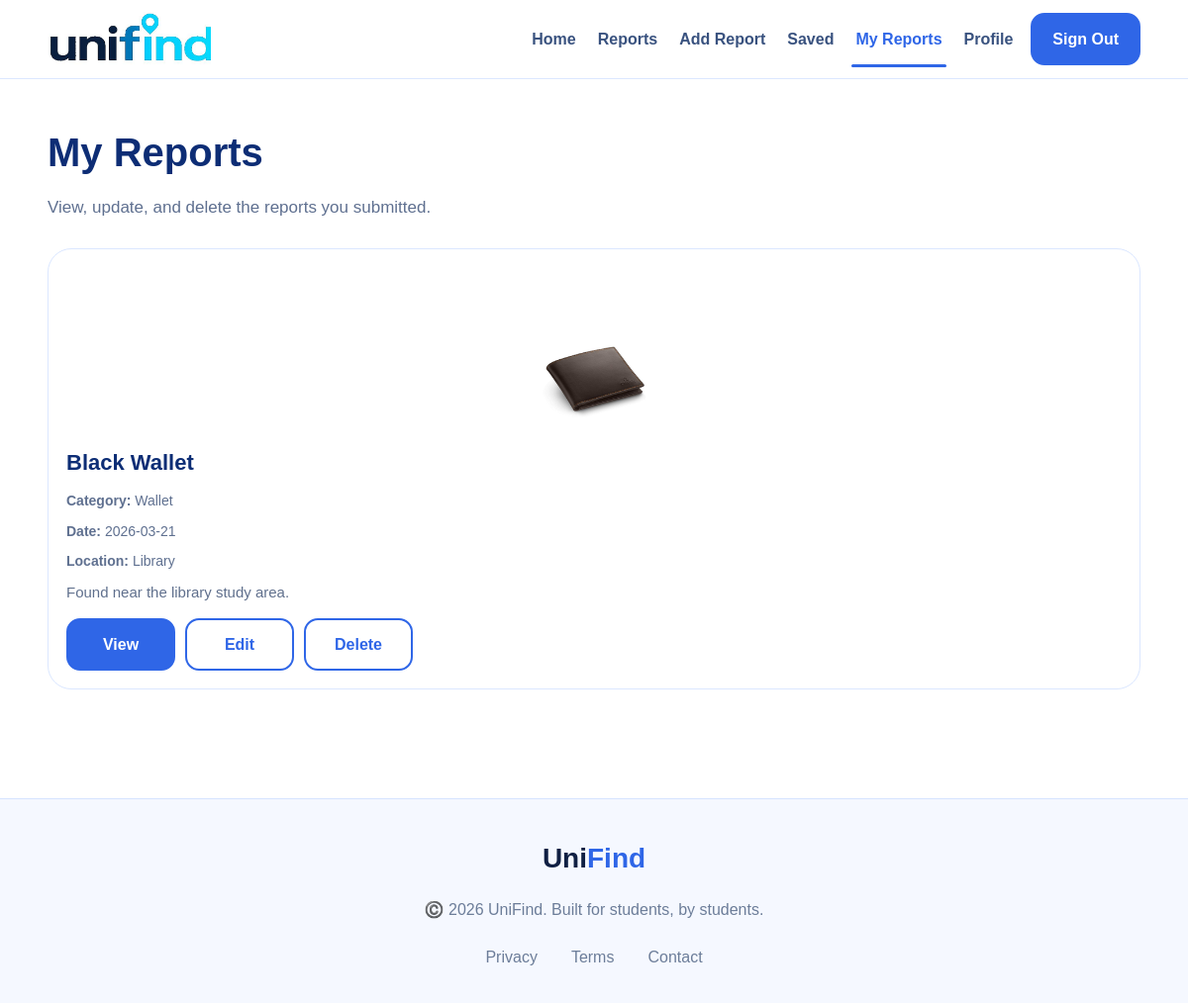
The page /my-reports.php (signed in) on the database its author committed.
### tables this page shows
CREATE TABLE `reports` (
  `reportID` int(11) NOT NULL,
  `item_name` varchar(100) NOT NULL,
  `description` text,
  `date` date NOT NULL,
  `location` varchar(150) DEFAULT NULL,
  `imageURL` varchar(255) NOT NULL,
  `phone` varchar(15) NOT NULL,
  `userID` int(11) NOT NULL,
  `catID` int(11) NOT NULL,
  `adminID` int(11) DEFAULT NULL
);

CREATE TABLE `categories` (
  `catID` int(11) NOT NULL,
  `catName` varchar(50) NOT NULL
);

### my-reports.php (the view, shortened to what this page needs)
<?php
include 'db.php';
$userID = $_SESSION['userID'];
$stmt = $conn->prepare("
    SELECT
        r.reportID,
        r.item_name,
        r.description,
        r.date,
        r.location,
        r.imageURL,
        r.phone,
        c.catName
    FROM reports r
    JOIN categories c ON r.catID = c.catID
    WHERE r.userID = ?
    ORDER BY r.date DESC, r.reportID DESC
");
$stmt->bind_param("i", $userID);
$stmt->execute();
$reports = $stmt->get_result();
?>
<!doctype html>
<html lang="en">
  <head>
    <link rel="stylesheet" href="styles.css" />
  </head>
  <body data-page="my-reports">
    <header class="main-header">
      <div class="container navbar">
        <a href="index.php" class="logo">
          <img src="images/logo.jpeg" alt="Unified Logo" class="logo-rect" />
        </a>
        <nav class="nav-links nav-links-full">
          <a href="index.php" class="nav-link-text">Home</a>
          <a href="reports.php" class="nav-link-text">Reports</a>
          <a href="add-report.php" class="nav-link-text">Add Report</a>
          <a href="saved.php" class="nav-link-text">Saved</a>
          <a href="my-reports.php" class="nav-link-text active-link">My Reports</a>
          <a href="profile.php" class="nav-link-text">Profile</a>
          <a href="logout.php" class="nav-btn primary-btn">Sign Out</a>
        </nav>
      </div>
    </header>
    <main class="reports-page">
      <div class="container">
        <div class="page-heading">
          <h1>My Reports</h1>
          <p>View, update, and delete the reports you submitted.</p>
        </div>
        <section>
          <div id="myReportsList" class="reports-grid">
            <?php if ($reports->num_rows > 0): ?>
              <?php while ($report = $reports->fetch_assoc()): ?>
                <div class="report-card">
                  <img
                    src="<?php echo htmlspecialchars($report['imageURL']); ?>"
                    alt="<?php echo htmlspecialchars($report['item_name']); ?>"
                  />
                  <h3><?php echo htmlspecialchars($report['item_name']); ?></h3>
                  <div class="meta">
                    <strong>Category:</strong>
                    <?php echo htmlspecialchars($report['catName']); ?>
                  </div>
                  <div class="meta">
                    <strong>Date:</strong>
                    <?php echo htmlspecialchars($report['date']); ?>
                  </div>
                  <div class="meta">
                    <strong>Location:</strong>
                    <?php echo htmlspecialchars($report['location']); ?>
                  </div>
                  <p><?php echo htmlspecialchars($report['description']); ?></p>
                  <div class="actions">
                    <a
                      href="report-details.php?id=<?php echo $report['reportID']; ?>"
                      class="primary-btn"
                    >
                      View
                    </a>
                    <a
                      href="edit-report.php?id=<?php echo $report['reportID']; ?>"
                      class="secondary-btn"
                    >
                      Edit
                    </a>
                    <a
                      href="delete-report.php?id=<?php echo $report['reportID']; ?>"
                      class="secondary-btn"
                      onclick="return confirm('Are you sure you want to delete this report?');"
                    >
                      Delete
                    </a>
                  </div>
                </div>
              <?php endwhile; ?>
            <?php else: ?>
              <div class="empty-state">You have not submitted any reports yet.</div>
            <?php endif; ?>
          </div>
        </section>
      </div>
    </main>
    <footer class="site-footer clean-footer">
      <div class="container clean-footer-content">
        <h3>
          <span class="footer-dark">Uni</span><span class="footer-blue">Find</span>
        </h3>
        <p>©️ 2026 UniFind. Built for students, by students.</p>
        <div class="clean-footer-links">
          <a href="#">Privacy</a>
          <a href="#">Terms</a>
          <a href="#">Contact</a>
        </div>
      </div>
    </footer>
  </body>
</html>

### styles.css (style rules this page uses)
* { box-sizing: border-box; }
html { scroll-behavior: smooth; }
body { margin: 0; font-family: Arial, sans-serif; background: #ffffff; color: #102043; line-height: 1.6; }
a { text-decoration: none; color: inherit; }
img { display: block; max-width: 100%; }
.container { width: min(1120px, 92%); margin: 0 auto; }
.main-header { background: #ffffff; border-bottom: 1px solid #dbe7ff; position: sticky; top: 0; z-index: 1000; }
.navbar { min-height: 78px; display: flex; align-items: center; justify-content: space-between; gap: 20px; padding: 12px 0; }
.nav-links { display: flex; align-items: center; gap: 14px; flex-wrap: wrap; }
.nav-links-full { justify-content: flex-end; }
.page-heading { margin-bottom: 28px; }
.page-heading h1 { margin: 0 0 10px; font-size: 40px; color: #0d2d75; font-weight: 800; }
.page-heading p { margin: 0; color: #5f7090; font-size: 17px; max-width: 760px; }
.auth-page, .form-page, .reports-page, .details-page, .admin-page { padding: 42px 0 60px; }
.logo { display: flex; align-items: center; gap: 14px; }
.primary-btn, .secondary-btn, .nav-btn, .form-btn, .card-btn { border: none; border-radius: 14px; padding: 12px 20px; cursor: pointer; display: inline-flex; align-items: center; justify-content: center; font-weight: 700; transition: 0.2s ease; }
.primary-btn { background: #2f66e7; color: #ffffff; }
.secondary-btn { background: #ffffff; border: 2px solid #d8e5ff; color: #102043; }
.nav-btn { min-width: 100px; }
.nav-link-text { color: #39527f; font-weight: 600; padding: 8px 4px; position: relative; }
.active-link { color: #2f66e7; }
.active-link::after { content: ""; position: absolute; right: 0; left: 0; bottom: -8px; height: 3px; border-radius: 999px; background: #2f66e7; }
.info-card, .landing-card, .feature-item, .feature-card, .admin-card, .form-card, .report-card, .details-card, .filters-box, .cta-box { background: #ffffff; border: 1px solid #dbe7ff; border-radius: 24px; }
.reports-grid { display: grid; grid-template-columns: repeat(auto-fit, minmax(280px, 1fr)); gap: 22px; }
.report-card { padding: 18px; }
.report-card img { width: 100%; height: 180px; object-fit: contain; background: #ffffff; border-radius: 12px; padding: 10px; }
.report-card h3 { margin: 0 0 10px; color: #0d2d75; font-size: 22px; }
.report-card p { margin: 0 0 10px; color: #60708d; font-size: 15px; }
.meta { font-size: 14px; color: #5f7090; margin-bottom: 8px; }
.actions { display: flex; gap: 10px; flex-wrap: wrap; margin-top: 14px; }
.actions .primary-btn, .actions .secondary-btn { min-width: 110px; }
.primary-btn, .nav-btn.primary-btn { background: #2f66e7; color: #ffffff; border: 2px solid #2f66e7; }
.secondary-btn, .nav-btn.secondary-btn { background: #ffffff; color: #2f66e7; border: 2px solid #2f66e7; }
.site-footer { margin-top: 40px; border-top: 1px solid #dbe7ff; background: #ffffff; }
.clean-footer { background: #ffffff; border-top: 1px solid #dbe7ff; margin-top: 50px; }
.clean-footer-content { text-align: center; padding: 38px 0 34px; }
.clean-footer-content h3 { margin: 0 0 16px; font-size: 28px; font-weight: 800; }
.footer-dark { color: #102043; }
.footer-blue { color: #2f66e7; }
.clean-footer-content p { margin: 0 0 22px; color: #6c7d99; font-size: 16px; }
.clean-footer-links { display: flex; justify-content: center; gap: 34px; flex-wrap: wrap; }
.clean-footer-links a { color: #6c7d99; font-size: 16px; font-weight: 500; }
.clean-footer { background: #f5f8ff; border-top: 1px solid #d6e3ff; margin-top: 50px; }
.logo-rect { height: 55px; width: auto; object-fit: contain; display: block; }

### rows shown on the page
reports: imageURL (picture), item_name "Black Wallet", catID.catName "Wallet", date "2026-03-21", location "Library", description "Found near the library study area."
